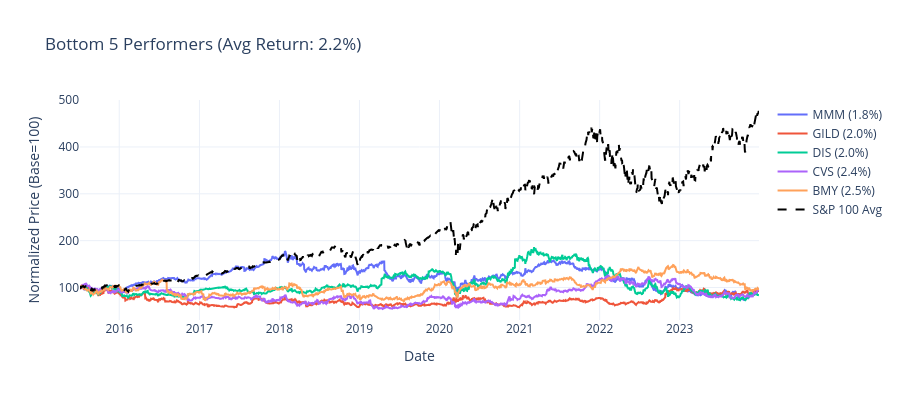

Notebook cell for this chart:
### Markdown cell above
### 3.2 Bottom 5 Performers

### Code cell
## Visualize Bottom 5 Performers

# Create plot for bottom performers
fig = go.Figure()

for ticker in bottom_5:
    fig.add_trace(go.Scatter(
        x=normalized_prices.index,
        y=normalized_prices[ticker],
        mode='lines',
        name=f'{ticker} ({annual_returns[ticker]:.1%})',
        line=dict(width=2)
    ))

# Add S&P 100 average
fig.add_trace(go.Scatter(
    x=normalized_prices.index,
    y=normalized_prices.mean(axis=1),
    mode='lines',
    name='S&P 100 Avg',
    line=dict(width=2, color='black', dash='dash')
))

fig.update_layout(
    title=f'Bottom 5 Performers (Avg Return: {annual_returns[bottom_5].mean():.1%})',
    xaxis_title='Date',
    yaxis_title='Normalized Price (Base=100)',
    hovermode='x unified',
    template='plotly_white',
    height=400
)
fig.show()

print("\nBottom 5 Performers:")
for ticker in bottom_5:
    print(f"  {ticker:6s}: {annual_returns[ticker]:6.1%} return")
    
print(f"\nS&P 100 Average Return: {annual_returns.mean():.1%}")

### Figure 1 — Plotly figure (JSON) as saved in the notebook; plotly's stock layout.template omitted (floating-point values rounded to 4 significant figures; data arrays with more than 128 entries replaced by an {"elided": "..."} marker saying what was removed)
{"data": [{"line": {"width": 2}, "mode": "lines", "name": "MMM (1.8%)", "type": "scatter", "x": {"elided": "2138 str values"}, "y": {"elided": "2138 float values"}}, {"line": {"width": 2}, "mode": "lines", "name": "GILD (2.0%)", "type": "scatter", "x": {"elided": "2138 str values"}, "y": {"elided": "2138 float values"}}, {"line": {"width": 2}, "mode": "lines", "name": "DIS (2.0%)", "type": "scatter", "x": {"elided": "2138 str values"}, "y": {"elided": "2138 float values"}}, {"line": {"width": 2}, "mode": "lines", "name": "CVS (2.4%)", "type": "scatter", "x": {"elided": "2138 str values"}, "y": {"elided": "2138 float values"}}, {"line": {"width": 2}, "mode": "lines", "name": "BMY (2.5%)", "type": "scatter", "x": {"elided": "2138 str values"}, "y": {"elided": "2138 float values"}}, {"line": {"color": "black", "dash": "dash", "width": 2}, "mode": "lines", "name": "S&P 100 Avg", "type": "scatter", "x": {"elided": "2138 str values"}, "y": {"elided": "2138 float values"}}], "layout": {"height": 400, "hovermode": "x unified", "title": {"text": "Bottom 5 Performers (Avg Return: 2.2%)"}, "xaxis": {"autorange": true, "range": ["2015-07-06", "2023-12-29"], "title": {"text": "Date"}, "type": "date"}, "yaxis": {"autorange": true, "range": [30.72, 500.2], "title": {"text": "Normalized Price (Base=100)"}, "type": "linear"}}}
